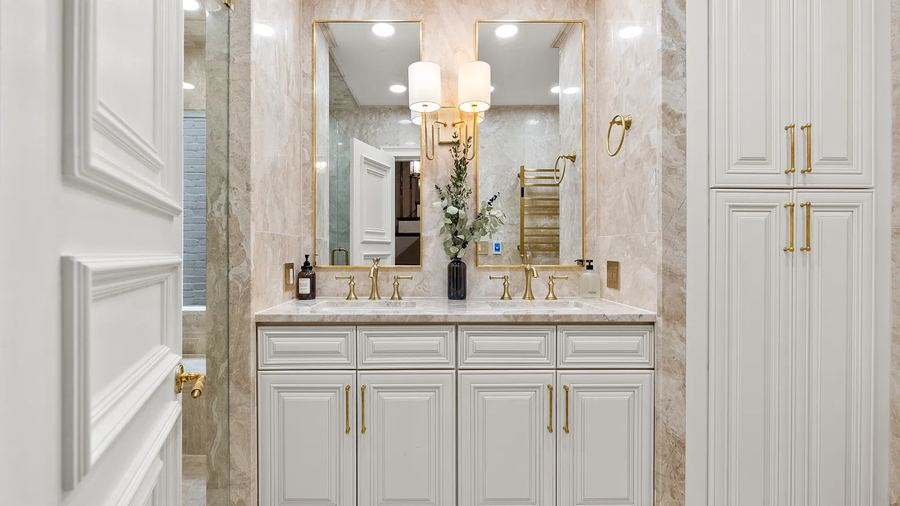
#> input picture assets/img/1063-thomas-jefferson-st-3-thumb.jpg, 900 x 506 px, given in place of concept-3.png, which was not available
$ python build_assets.py
#> lines starting #> are read from the running program, lines starting #| are printed output that depends on the picture; after the words box and inside, x2 and y2 are one past the last pixel; in counts of white or black regions, pixels touching at a corner belong together; pictures that were not available may be replaced by others from this repository, and a replacement may not be noted
#!/usr/bin/env python3
"""Prepare web assets for the DFC Home Improvement site:
   - trim/recolor the logo (white + black + favicon)
   - optimize the heavy source photos into web JPEGs (large + thumb)
   - emit a manifest.json describing the gallery."""
import json, re, os
from PIL import Image, ImageFilter, ImageDraw

SRC_PHOTOS = "/Users/hugohernandez/Documentos/DFC/website/photos/Photos"
SRC_LOGO   = "/Users/hugohernandez/Desktop/DFC Logo/concept-3.png"
OUT        = "/Users/hugohernandez/Documentos/DFC/website/dfc-site/assets"
IMG        = os.path.join(OUT, "img")
LOGO       = os.path.join(OUT, "logo")

def slugify(s):
    s = s.lower()
    s = re.sub(r"\.(png|jpg|jpeg)$", "", s)
    s = re.sub(r",?\s*(washington|dc|va|richmond)\b", "", s)
    s = re.sub(r"\b\d{5}\b", "", s)
    s = s.replace("(", "").replace(")", "")
    s = re.sub(r"[^a-z0-9]+", "-", s).strip("-")
    s = re.sub(r"-+", "-", s)
    return s

# ---------- LOGO ----------
def process_logo():
    im = Image.open(SRC_LOGO).convert("RGBA")
    # trim to alpha bounding box (logo art is white on transparent)
    alpha = im.split()[-1]
#> alpha: PIL image 900x506 L; every value is 255
    bbox = alpha.getbbox()
#> bbox = (0, 0, 900, 506)
    im = im.crop(bbox)
    pad = int(max(im.size) * 0.04)
#> pad = 36
    canvas = Image.new("RGBA", (im.width + 2*pad, im.height + 2*pad), (0,0,0,0))
#> canvas: PIL image 972x578 RGBA; every value is 0
    canvas.paste(im, (pad, pad), im)
    im = canvas
    # WHITE version (for dark backgrounds) = source as-is
    im.save(os.path.join(LOGO, "dfc-logo-white.png"))
    # BLACK version (for light backgrounds): keep alpha, set RGB to near-black ink
    r,g,b,a = im.split()
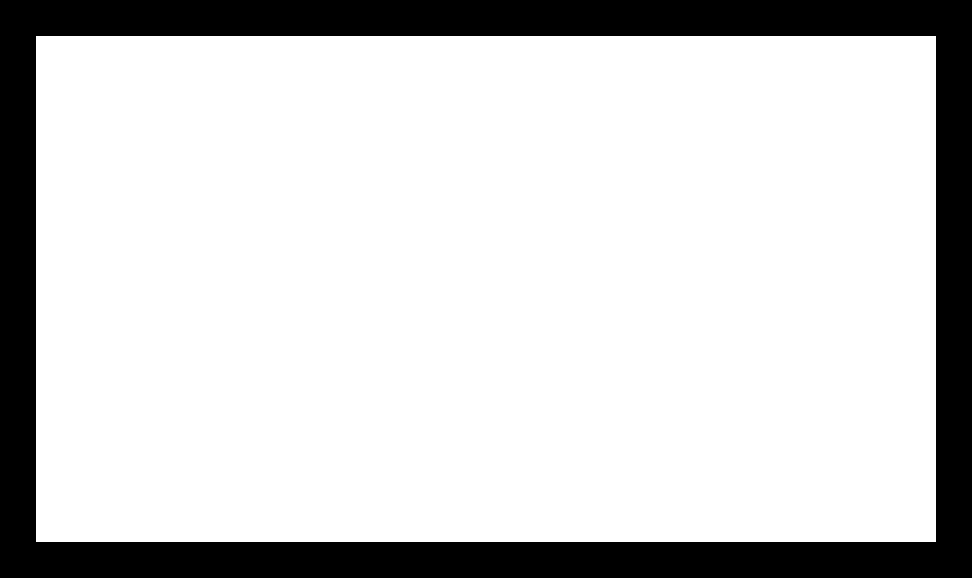
#> a: PIL image 972x578 L; 81.1% white; 1 black region, box (x1, y1, x2, y2) and area: (0, 0, 972, 578) 106416
    ink = Image.new("L", im.size, 0x09)
#> ink: PIL image 972x578 L; every value is 9
    black = Image.merge("RGBA", (ink, Image.new("L",im.size,0x04), Image.new("L",im.size,0x02), a))
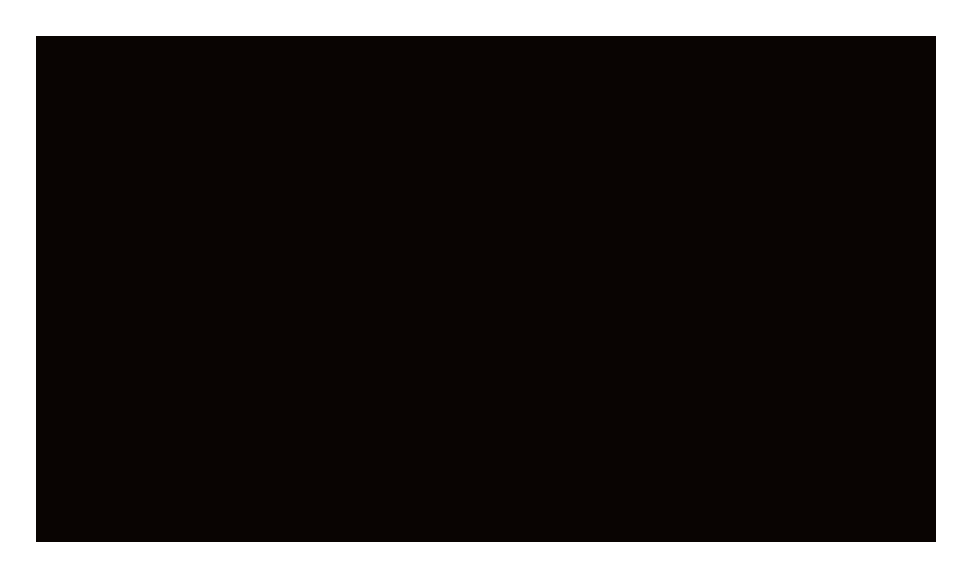
#> black: PIL image 972x578 RGBA; mean R, G, B, A 9, 4, 2, 206.7; transparent parts drawn white
    black.save(os.path.join(LOGO, "dfc-logo-black.png"))
    # COMPACT MARK: house + "DFC" only, dropping the "HOME IMPROVEMENT" line.
    aa = im.split()[-1]
    H = im.height
#> H = 578
    prof = list(aa.resize((1, H)).getdata())   # avg alpha per row
#> prof = 578 values, max 242 at index 36, min 0 at index 0, mean 211.9
    ink = [v > 5 for v in prof]
#> ink = 578 items, first 6: False, False, False, False, False, False
    bands = []
    i = 0
    while i < H:
        if ink[i]:
            j = i
            while j < H and ink[j]:
                j += 1
            bands.append((i, j)); i = j
        else:
            i += 1
#> after the loop, bands = [(36, 542)]; i = 578; j = 542
    if len(bands) >= 2:                          # last band = "HOME IMPROVEMENT"
        gap = bands[-1][0] - bands[-2][1]
        cut = bands[-1][0] - max(2, gap // 2)
    else:
        cut = H
#> cut = 578
    mark = im.crop((0, 0, im.width, cut))
    mark = mark.crop(mark.split()[-1].getbbox())
    mp = int(max(mark.size) * 0.05)
#> mp = 45
    mc = Image.new("RGBA", (mark.width + 2*mp, mark.height + 2*mp), (0,0,0,0))
#> mc: PIL image 990x596 RGBA; every value is 0
    mc.paste(mark, (mp, mp), mark); mark = mc
#> after `mc.paste(mark, (mp, mp), mark)`:
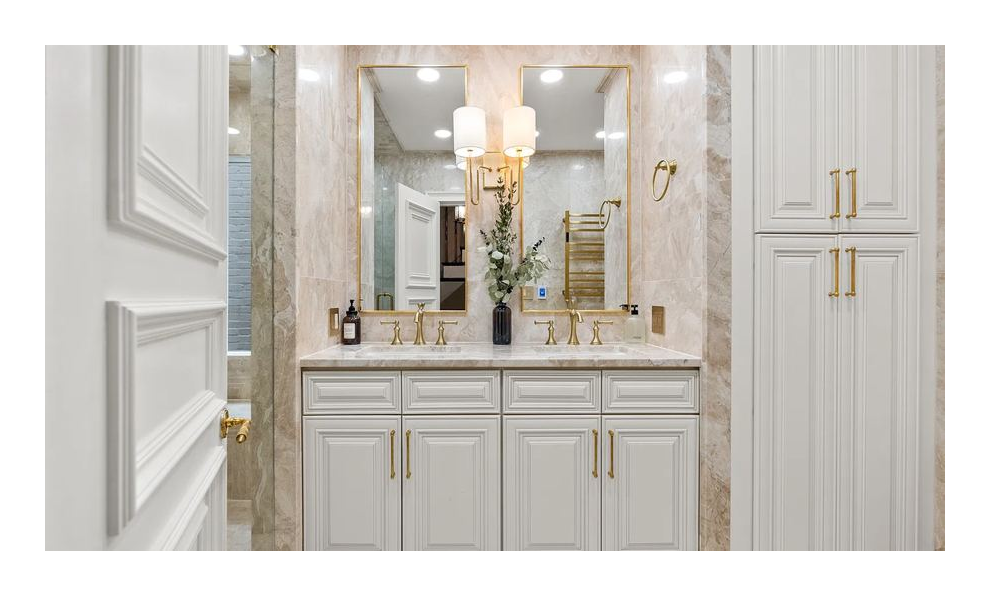
#> mc: PIL image 990x596 RGBA; mean R, G, B, A 145.6, 141.6, 135.3, 196.8; transparent parts drawn white
    mark.save(os.path.join(LOGO, "dfc-mark-white.png"))
    ma = mark.split()[-1]
#> ma: PIL image 990x596 L; 77.2% white; 1 black region, box (x1, y1, x2, y2) and area: (0, 0, 990, 596) 134640
    Image.merge("RGBA", (Image.new("L",mark.size,0x09), Image.new("L",mark.size,0x04),
                         Image.new("L",mark.size,0x02), ma)).save(os.path.join(LOGO, "dfc-mark-black.png"))
    print("mark (house+DFC):", mark.size, "from", len(bands), "bands")
#| mark (house+DFC): (990, 596) from 1 bands
    # FAVICON: just the house mark — crop top ~58% of trimmed art, then square it
    mark = im.crop((0, 0, im.width, int(im.height*0.60)))
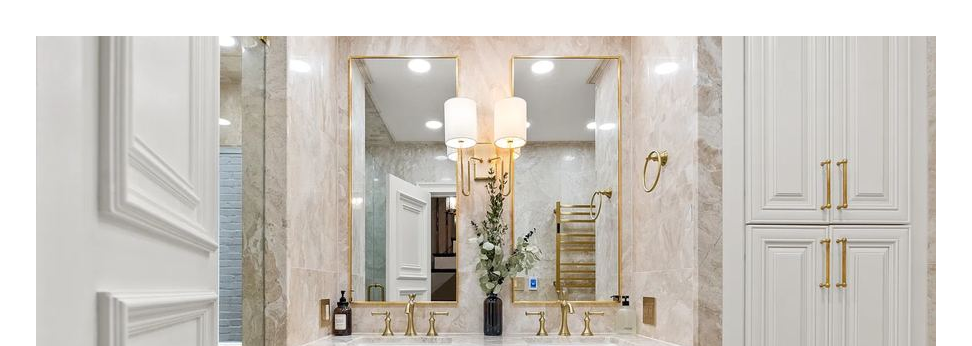
#> mark: PIL image 972x346 RGBA; mean R, G, B, A 159.4, 154.7, 147.7, 211.5; transparent parts drawn white
    mbb = mark.split()[-1].getbbox()
#> mbb = (36, 36, 936, 346)
    mark = mark.crop(mbb)
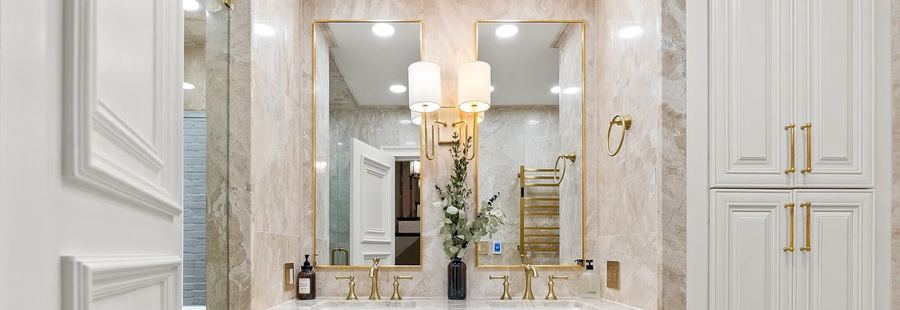
#> mark: PIL image 900x310 RGBA; mean R, G, B, A 192.2, 186.5, 178, 255
    # white house mark on a sage-green rounded square — visible on light OR dark browser tabs
    ma = mark.split()[-1]
#> ma: PIL image 900x310 L; every value is 255
    white = Image.merge("RGBA", (Image.new("L",mark.size,255), Image.new("L",mark.size,255), Image.new("L",mark.size,255), ma))
#> white: PIL image 900x310 RGBA; every value is 255
    side = int(max(mark.size) * 1.5)
#> side = 1350
    canvas = Image.new("RGBA", (side, side), (0x31,0x3d,0x2c,255))
#> canvas: PIL image 1350x1350 RGBA
    rmask = Image.new("L", (side, side), 0)
#> rmask: PIL image 1350x1350 L; every value is 0
    ImageDraw.Draw(rmask).rounded_rectangle([0,0,side-1,side-1], radius=int(side*0.22), fill=255)
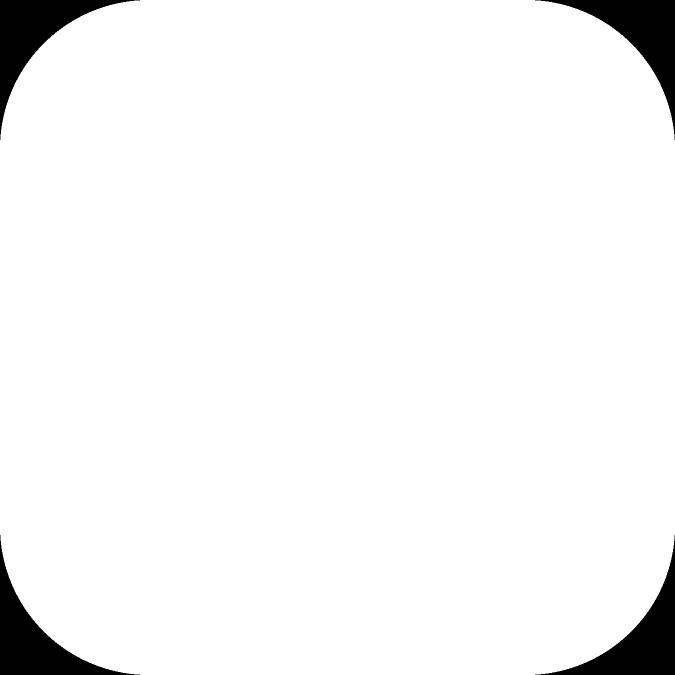
#> rmask: PIL image 1350x1350 L (shown at 1/2 size); 95.8% white; 4 black regions, box (x1, y1, x2, y2) and area: (0, 0, 280, 280) 19015, (1070, 0, 1350, 280) 19015, (0, 1070, 280, 1350) 19015, (1070, 1070, 1350, 1350) 19015
    canvas.putalpha(rmask)
    mw = int(side*0.62); sc = mw/white.width; mh = int(white.height*sc)
#> after `mw = int(side * 0.62)`: mw = 837
#> after `sc = mw / white.width`: sc = 0.93
#> after `mh = int(white.height * sc)`: mh = 288
    canvas.alpha_composite(white.resize((mw,mh), Image.LANCZOS), ((side-mw)//2, (side-mh)//2))
    for sz in (180, 64, 32):
        canvas.resize((sz,sz), Image.LANCZOS).save(os.path.join(LOGO, f"favicon-{sz}.png"))
#> this loop made 3 passes
#> pass 2, in process_logo, `canvas.resize((sz,sz), Image.LANCZOS).save(os.path.join(LOGO, f"favico..`:
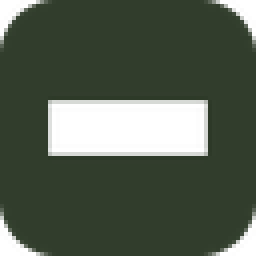
#> saved as favicon-64.png: PIL image 64x64 RGBA (shown 4 times larger); mean R, G, B, A 74.9, 84.9, 70.5, 244.4; transparent parts drawn white
    print("logo:", im.size, "-> white/black/favicon done")
#| logo: (972, 578) -> white/black/favicon done

# ---------- PHOTOS ----------
# (filename, project, category, featured-on-home)
PHOTOS = [
    # Kitchens (hi-res project photos)
    ("Kitchen Springvale Lane.png",  "Springvale Lane",     "Homepage",  False),
    ("Kitchen Thomas Jefferson.png", "Thomas Jefferson St", "Homepage",  True),
    ("Kitchen Polecat Lane.png",     "Polecat Lane",        "Homepage",  False),
    ("Kitchen Reymet Road.png",      "Reymet Road",         "Homepage",  False),
    ("Kitchen 15th Street NE.png",   "15th Street NE",      "Homepage",  True),
    ("Kitchen Monteiro Ave.png",     "Monteiro Avenue",     "Homepage",  True),
    ("Kitchen North Ave.png",        "North Avenue",        "Homepage",  False),
    ("Kitchen East Marshall.png",    "East Marshall St",    "Homepage",  True),
    ("Kitchen Channing Street.png",  "Channing Street",     "Homepage",  False),
    ("Kitchen Elliott Street.png",   "Elliott Street NE",   "Homepage",  False),
    # Bathrooms (hi-res project photos)
    ("Bath Springvale Lane.png",     "Springvale Lane",     "Homepage", False),
    ("Bath Thomas Jefferson.png",    "Thomas Jefferson St", "Homepage", False),
    ("Bath Polecat Lane.png",        "Polecat Lane",        "Homepage", True),
    ("Bath Reymet Road.png",         "Reymet Road",         "Homepage", False),
    ("Bath 15th Street NE.png",      "15th Street NE",      "Homepage", True),
    ("Bath Monteiro Ave.png",        "Monteiro Avenue",     "Homepage", True),
    ("Bath North Ave.png",           "North Avenue",        "Homepage", False),
    ("Bath Channing Street.png",     "Channing Street",     "Homepage", False),
    ("Bath Elliott Street.png",      "Elliott Street NE",   "Homepage", False),
    ("Bath Marble Suite.png",        "Marble Suite",        "Homepage", True),
    # Outdoor (patios & decks, hi-res project photos)
    ("Outdoor Polecat Patio.png",       "Polecat Lane",     "Outdoor",   True),
    ("Outdoor Polecat Patio 2.png",     "Polecat Lane",     "Outdoor",   False),
    ("Outdoor East Marshall Patio.png", "East Marshall St", "Outdoor",   False),
    ("Outdoor 15th Street Deck.png",    "15th Street NE",   "Outdoor",   True),
    ("Outdoor 15th Street Patio.png",   "15th Street NE",   "Outdoor",   False),
    # 3D design renderings (SketchUp perspectives) — curated from DFC Projects
    ("3D Covered Patio 1.jpg",                         "Covered Patio Design",   "3D Designs", True),
    ("3D Covered Patio 2.jpg",                         "Covered Patio Design",   "3D Designs", False),
    ("3D Covered Patio 3.jpg",                         "Covered Patio Design",   "3D Designs", False),
]
# Portfolio galleries (from Canva, 2x export, watermark cropped)
PHOTOS += [(f"Kitchen P1 {i:02d}.png", "Kitchen", "Kitchens", False) for i in range(1, 5)]
PHOTOS += [(f"Kitchen P{p} {i:02d}.png", "Kitchen", "Kitchens", False) for p in range(2, 9) for i in range(1, 4)]
PHOTOS += [(f"Bath P10 {i:02d}.png", "Bathroom", "Bathrooms", False) for i in range(1, 4)]
PHOTOS += [(f"Bath P11 {i:02d}.png", "Bathroom", "Bathrooms", False) for i in range(1, 3)]
PHOTOS += [("Bath P12 01.png", "Bathroom", "Bathrooms", False)]
PHOTOS += [(f"Bath P13 {i:02d}.png", "Bathroom", "Bathrooms", False) for i in range(1, 3)]
PHOTOS += [(f"Bath P14 {i:02d}.png", "Bathroom", "Bathrooms", False) for i in range(1, 7)]
PHOTOS += [(f"WholeHome Gallery {i:02d}.png", "Whole-Home Renovation",  "Whole-Home Renovations",   False) for i in range(1, 10)]
# Added designs: 3D renders (project Perspectives PDFs) + Sample Works photos
PHOTOS += [
    ("3D Ginger 1.png",   "3D Rendering", "3D Designs", False),
    ("3D Ginger 2.png",   "3D Rendering", "3D Designs", False),
    ("3D Emily 1.png",    "3D Rendering", "3D Designs", False),
    ("3D Emily 2.png",    "3D Rendering", "3D Designs", False),
    ("3D Emily 3.png",    "3D Rendering", "3D Designs", False),
    ("3D Emily 4.png",    "3D Rendering", "3D Designs", False),
    ("3D Emily 5.png",    "3D Rendering", "3D Designs", False),
    ("3D Bradley 1.png",  "3D Rendering", "3D Designs", False),
    ("3D Bradley 2.png",  "3D Rendering", "3D Designs", False),
    ("3D Cook 1.png",     "3D Rendering", "3D Designs", False),
    ("3D Cook 2.png",     "3D Rendering", "3D Designs", False),
    ("3D Cook 3.png",     "3D Rendering", "3D Designs", False),
    ("3D Brendan 1.png",  "3D Rendering", "3D Designs", False),
    ("3D Brendan 2.png",  "3D Rendering", "3D Designs", False),
    ("3D Brendan 3.png",  "3D Rendering", "3D Designs", False),
    ("3D Bridetta 1.png", "3D Rendering", "3D Designs", False),
    ("3D Bridetta 2.png", "3D Rendering", "3D Designs", False),
    ("3D Bridetta 3.png", "3D Rendering", "3D Designs", False),
    ("3D Harry 1.png",    "3D Rendering", "3D Designs", False),
    ("3D Harry 2.png",    "3D Rendering", "3D Designs", False),
    ("3D Harry 3.png",    "3D Rendering", "3D Designs", False),
    ("Sample Living 01.png",  "Featured Renovation", "Whole-Home Renovations", False),
    ("Sample Living 02.png",  "Featured Renovation", "Whole-Home Renovations", False),
]
# Redfin listing kitchen photos (MLS logo cropped off)
PHOTOS += [(f"Redfin Kitchen {i:02d}.png", "Featured Kitchen", "Kitchens", False) for i in range(1, 7)]

def process_photos():
    manifest = []
    used = set()
    for fname, project, cat, feat in PHOTOS:
        path = os.path.join(SRC_PHOTOS, fname)
        if not os.path.exists(path):
            print("MISSING", fname); continue
        slug = slugify(fname)
        while slug in used:
            slug += "-x"
        used.add(slug)
        im = Image.open(path).convert("RGB")
        w,h = im.size
        # large (long side 1920)
        scale = min(1.0, 1920/max(w,h))
        lg = im.resize((round(w*scale), round(h*scale)), Image.LANCZOS) if scale<1 else im
        lg = lg.filter(ImageFilter.UnsharpMask(radius=1.4, percent=85, threshold=2))
        lg.save(os.path.join(IMG, slug+".jpg"), "JPEG", quality=86, optimize=True, progressive=True)
        # thumb (long side 900)
        ts = min(1.0, 900/max(w,h))
        th = im.resize((round(w*ts), round(h*ts)), Image.LANCZOS) if ts<1 else im
        th = th.filter(ImageFilter.UnsharpMask(radius=1.0, percent=80, threshold=2))
        th.save(os.path.join(IMG, slug+"-thumb.jpg"), "JPEG", quality=82, optimize=True, progressive=True)
        manifest.append({"slug":slug, "project":project, "category":cat,
                         "featured":feat, "w":lg.width, "h":lg.height,
                         "src":f"assets/img/{slug}.jpg", "thumb":f"assets/img/{slug}-thumb.jpg"})
    with open(os.path.join(OUT, "..", "manifest.json"), "w") as f:
        json.dump(manifest, f, indent=2)
    print(f"photos: {len(manifest)} processed")
#| photos: 0 processed
    return manifest

if __name__ == "__main__":
    process_logo()
    m = process_photos()
#> m = []
    # quick size report
    total = sum(os.path.getsize(os.path.join(IMG, x)) for x in os.listdir(IMG))
    print(f"total img dir: {total/1024/1024:.1f} MB across {len(os.listdir(IMG))} files")
#| total img dir: 0.2 MB across 4 files
